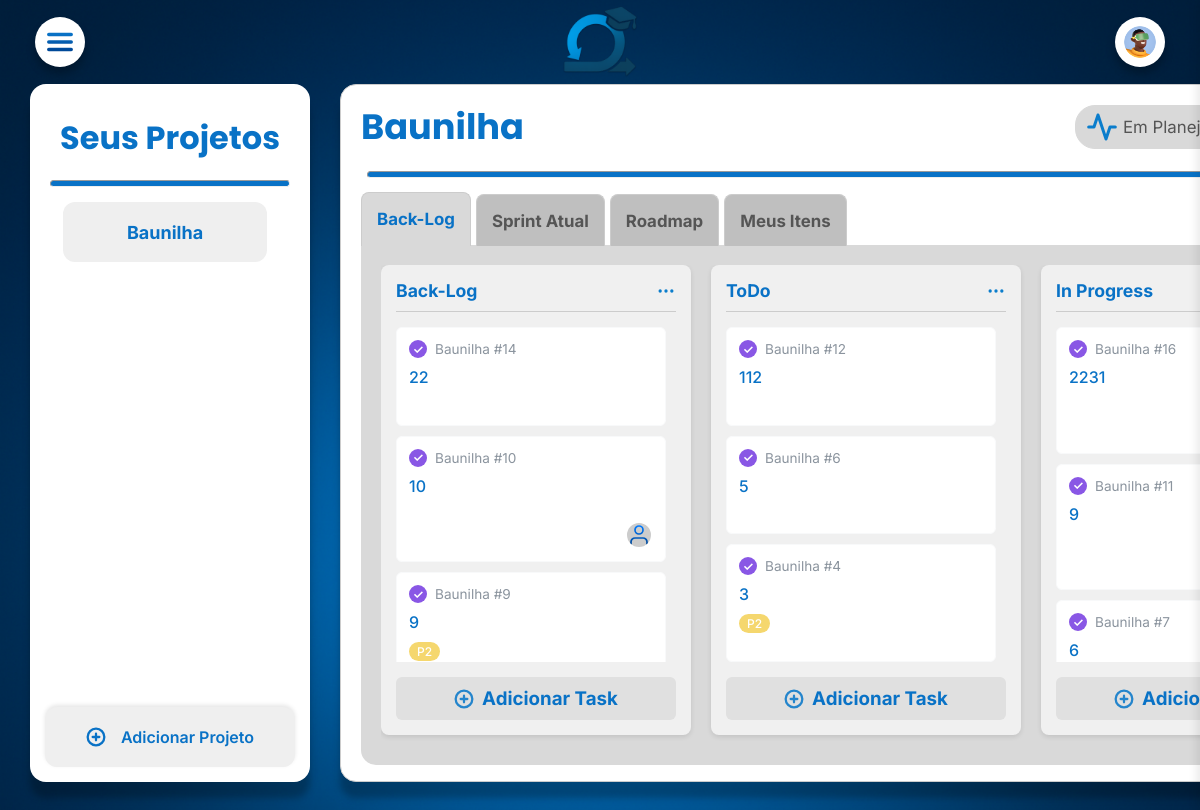
Before: /?projeto_id=2 (signed in) with the older database file.
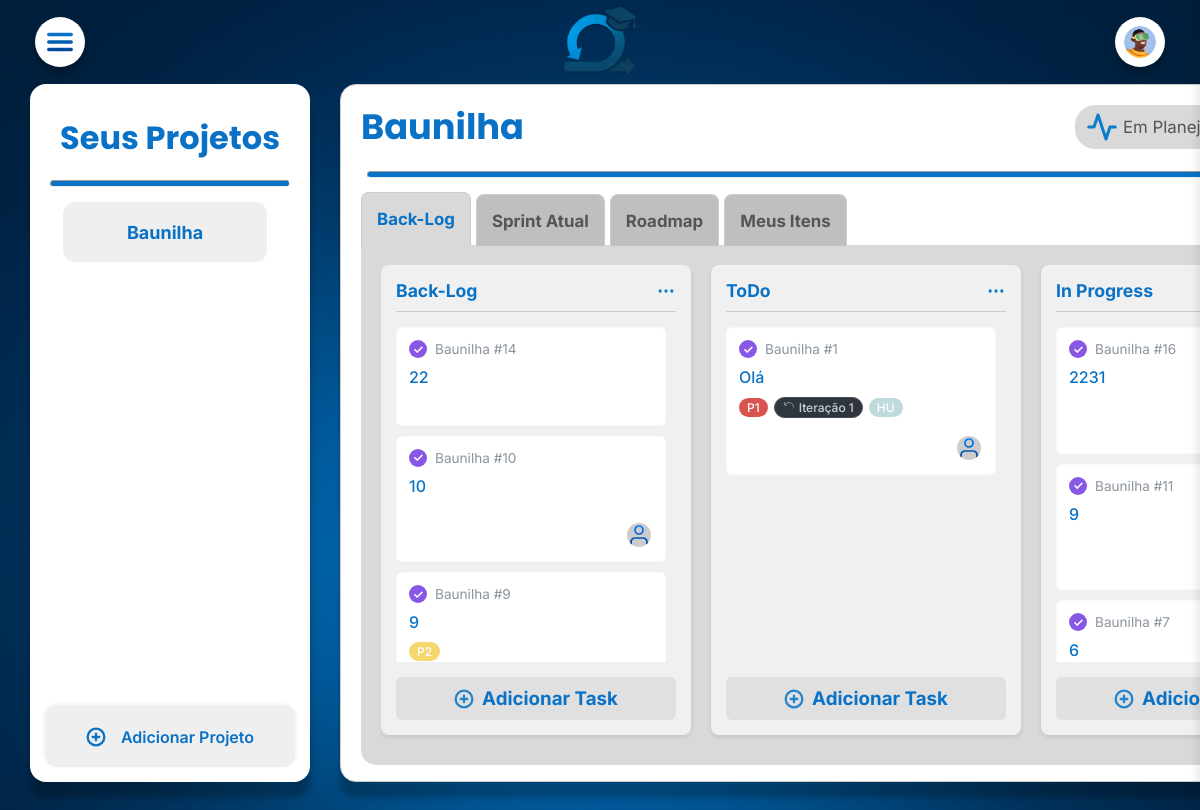
After: the same page with the newer database file.
### public/models.py (models this page shows, shortened)
class UsuarioPersonalizado(AbstractUser):
    USERNAME_FIELD = 'matricula'
    REQUIRED_FIELDS = ['email', 'username'] # 'email' e 'username' seriam campos obrigatórios ao criar superusuário.
    matricula = models.CharField(
        max_length=50,
        unique=True,
        blank=True, # Permite que seja vazio, dependendo de como você usa USERNAME_FIELD
        null=True,  # Permite que seja nulo no banco de dados
        help_text="Matrícula única do usuário."
    )
    nome_completo = models.CharField(
        max_length=255,
        blank=True,
        help_text="Nome completo do usuário."
    )
    TIPO_USUARIO_CHOICES = (
        ('aluno', 'Aluno'),
        ('professor', 'Professor'),
    )
    tipo_usuario = models.CharField(
        max_length=10,
        choices=TIPO_USUARIO_CHOICES,
        default='aluno',
        help_text="Define se o usuário é um aluno ou um professor."
    )
    avatar = models.CharField(
        max_length=255,
        blank=True,
        null=True,
        default='public/images/User.svg',
        help_text="Caminho para o arquivo de avatar do usuário."
    )
    class Meta:
        verbose_name = "Usuário Personalizado"
        verbose_name_plural = "Usuários Personalizados"

class Projeto(models.Model):
    nome = models.CharField(max_length=200)
    descricao = models.TextField(blank=True)
    data_criacao = models.DateTimeField(default=timezone.now)
    data_inicio = models.DateTimeField(null=True, blank=True)
    data_limite = models.DateTimeField(null=True, blank=True)
    data_ultima_atualizacao = models.DateTimeField(auto_now=True)
    iteration_duration = models.PositiveIntegerField(default=2)
    iteration_unit = models.CharField(max_length=10, default='weeks') # 'weeks' or 'days'
    status_update_text = models.TextField(blank=True, null=True, help_text="Texto da última atualização de status do projeto.")
    status = models.CharField(
        max_length=20,
        choices=StatusProjetoChoices.choices,
        default=StatusProjetoChoices.PLANEJAMENTO
    )
    responsavel = models.ForeignKey(
        'UsuarioPersonalizado',
        on_delete=models.PROTECT,
        related_name='projetos_responsavel'
    )
    participantes = models.ManyToManyField(
        'UsuarioPersonalizado',
        related_name='projetos_participante'
    )
    publico = models.BooleanField(default=True)
    ativo = models.BooleanField(default=True)
    versao = models.PositiveIntegerField(default=1)
    observacoes = models.TextField(blank=True, null=True)
    feedback_final = models.TextField(
        blank=True,
        null=True,
        help_text="Feedback final do professor sobre o projeto."
    )
    class Meta:
        verbose_name = 'Projeto'
        verbose_name_plural = 'Projetos'
        ordering = ['-data_criacao']

class Coluna(models.Model):
    nome = models.CharField(max_length=100)
    projeto = models.ForeignKey(Projeto, on_delete=models.CASCADE, related_name='colunas')
    ordem = models.PositiveIntegerField(default=0) # Para definir a ordem de exibição
    class Meta:
        ordering = ['ordem']

class Tarefa(models.Model):
    titulo = models.CharField(
        max_length=255
    )
    descricao = models.TextField(
        blank=True,
        null=True
    )
    numero_tarefa_projeto = models.PositiveIntegerField(
        editable=False,
        help_text="Número sequencial da tarefa dentro do projeto."
    )
    coluna = models.ForeignKey(Coluna,
        on_delete=models.CASCADE,
        related_name='tarefas',
        null=True)
    dificuldade = models.CharField(
        max_length=20,
        choices=NivelDificuldadeChoices.choices,
        blank=True,
        null=True
    )
    prioridade = models.ForeignKey(
        Prioridade,
        on_delete=models.SET_NULL,
        blank=True,
        null=True,
        related_name='tarefas'
    )
    tamanho = models.ForeignKey(
        Tamanho,
        on_delete=models.SET_NULL,
        blank=True,
        null=True,
        related_name='tarefas'
    )
    projeto = models.ForeignKey(
        Projeto,
        on_delete=models.CASCADE,
        related_name='tarefas'
    )
    responsaveis = models.ManyToManyField(
        settings.AUTH_USER_MODEL,
        related_name='tarefas_responsaveis',
        limit_choices_to={'tipo_usuario': 'aluno'},
        blank=True
    )
    tags = models.ManyToManyField(
        Tag,
        related_name='tarefas',
        blank=True
    )
    milestone = models.ForeignKey(
        Milestone,
        on_delete=models.SET_NULL,
        null=True, blank=True,
        related_name='tarefas'
    )
    relacionamentos = models.ManyToManyField(
        'self',
        blank=True,
        symmetrical=True
    )
    especificacoes = models.TextField(
        blank=True,
        null=True
    )
    sprint = models.ForeignKey(
        Sprint,
        on_delete=models.SET_NULL,
        null=True,
        blank=True,
        related_name='tarefas'
    )
    visibilidade = models.CharField(
        max_length=20,
        choices=TipoVisibilidadeChoices.choices,
        default=TipoVisibilidadeChoices.PUBLICA
    )
    nota = models.FloatField(
        null=True,
        blank=True
    )
    data_criacao = models.DateTimeField(
        default=timezone.now
    )
    data_atualizacao = models.DateTimeField(
        auto_now=True
    )
    class Meta:
        verbose_name = "Tarefa"
        verbose_name_plural = "Tarefas"
        ordering = ['coluna__ordem', '-data_criacao', 'titulo']

class Prioridade(models.Model):
    projeto = models.ForeignKey(Projeto, on_delete=models.CASCADE, related_name='prioridades')
    nome = models.CharField(max_length=100)
    descricao = models.TextField(blank=True, null=True)
    cor = models.CharField(max_length=7, default='#808080', help_text="Cor em formato hexadecimal, ex: #FF0000")
    ordem = models.PositiveIntegerField(default=0, help_text="Define a ordem de exibição da prioridade.")
    class Meta:
        verbose_name = "Prioridade"
        verbose_name_plural = "Prioridades"
        unique_together = ('projeto', 'nome')
        ordering = ['ordem','nome']

class Sprint(models.Model):
    nome = models.CharField(
        max_length=255
    )
    data_inicio = models.DateField(
        null=True,
        blank=True
    )
    data_fim = models.DateField(
        null=True,
        blank=True
    )
    projeto = models.ForeignKey(
        Projeto,
        on_delete=models.CASCADE,
        related_name='sprints'
    )
    class Meta:
        verbose_name = "Sprint"
        verbose_name_plural = "Sprints"
        ordering = ['data_inicio', 'nome']

class Tag(models.Model):
    nome = models.CharField(max_length=100)
    descricao = models.CharField(max_length=255, blank=True, null=True, help_text="Descrição opcional para a tag.")
    cor = models.CharField(max_length=7, default='#d73a4a', help_text="Cor em formato hexadecimal, ex: #d73a4a")
    projeto = models.ForeignKey(
        Projeto,
        on_delete=models.CASCADE,
        related_name='tags_do_projeto'
    )
    class Meta:
        verbose_name = "Tag"
        verbose_name_plural = "Tags"
        unique_together = ('nome', 'projeto')
        ordering = ['nome']

### public/views.py (the view)
# urls.py: path('', views.index, name='index'),
@login_required
def index(request):
    is_professor_check = request.user.is_authenticated and request.user.tipo_usuario == 'professor'
    if request.user.tipo_usuario == 'professor':
        projetos_visiveis = Projeto.objects.filter(
            Q(responsavel=request.user) | Q(participantes=request.user)
        ).distinct()
    else:
        projetos_visiveis = Projeto.objects.filter(
            Q(participantes=request.user) & Q(ativo=True)
        ).distinct()
    projetos_atuais = projetos_visiveis.order_by('nome')
    selected_project_id = request.GET.get('projeto_id')
    selected_project = None
    project_title = "Nenhum projeto selecionado"
    colunas = []
    sprint_atual = None
    colunas_sprint = []
    colunas_meus_itens = []  # Variá vel para as tarefas do usuário
    if selected_project_id:
        try:
            selected_project = get_object_or_404(
                projetos_visiveis, id=selected_project_id
            )
            project_title = selected_project.nome
            colunas = Coluna.objects.filter(projeto=selected_project).prefetch_related('tarefas').order_by('ordem')
            hoje = date.today()
            sprint_atual = Sprint.objects.filter(
                projeto=selected_project,
                data_inicio__lte=hoje,
                data_fim__gte=hoje
            ).first()
            if sprint_atual:
                tarefas_da_sprint_prefetch = Prefetch(
                    'tarefas',
                    queryset=Tarefa.objects.filter(sprint=sprint_atual)
                )
                colunas_sprint = Coluna.objects.filter(projeto=selected_project).prefetch_related(
                    tarefas_da_sprint_prefetch
                ).order_by('ordem')
            tarefas_do_usuario_prefetch = Prefetch(
                'tarefas',
                queryset=Tarefa.objects.filter(responsaveis=request.user).select_related(
                    'projeto', 'prioridade', 'tamanho', 'sprint'
                ).prefetch_related('tags', 'responsaveis')
            )
            colunas_meus_itens = Coluna.objects.filter(projeto=selected_project).prefetch_related(
                tarefas_do_usuario_prefetch
            ).order_by('ordem')
        except (ValueError, Projeto.DoesNotExist):
            messages.error(request, "ID do projeto inválido ou projeto não encontrado.")
            project_title = "Projeto inválido"
            selected_project = None
    context = {
        "is_professor": is_professor_check,
        "projetos_atuais": projetos_atuais,
        "selected_project": selected_project,
        "project_title": project_title,
        "colunas": colunas,
        "sprint_atual": sprint_atual,
        "colunas_sprint": colunas_sprint,
        "colunas_meus_itens": colunas_meus_itens,  # Adiciona ao contexto
    }
    return render(request, "public/pages/index.html", context=context)

### public/templates/public/pages/index.html (shortened to what this page needs)
{% extends "public/templates/main.html" %}
{% load static %}
{% block content %}
    {% include "public/templates/parts/header.html" %}
    <div class="main-container">
        {% include "public/templates/parts/abaProjetos.html" %}
        {% if selected_project %}
            {% include 'public/templates/parts/abaProjeto.html' %}
        {% endif %}
    </div>
{% endblock %}

### public/templates/public/templates/parts/header.html
{% load static %}
<header>
    <div class="header-content">
        <div class="menuButton">
            <img src="{% static 'public/images/Menu.svg' %}" alt="Menu">
        </div>
        <img class="logo1" alt="" src="{% static 'public/images/Learn Loop Logo.png' %}">
        <a href="{% url 'public:perfil' %}" style="text-decoration: none;">
            <div class="perfilButton">
                <img src="{% static user.avatar %}" alt="Perfil" style="width: 32px; height: 32px; border-radius: 50%;">
            </div>
        </a>
    </div>
</header>

### public/templates/public/templates/parts/abaProjetos.html
{% load static %}
<div class="aba-de-projetos-container">
    <div class="aba-de-projetos">
        <h1 class="titulo-projetos">Seus Projetos</h1>
        <hr class="linha-projetos">
        <div class="projetos-lista">
            {% for p in projetos_atuais %}
                <a href="{% url 'public:index' %}?projeto_id={{ p.id }}" class="projeto-link" style="text-decoration: none;">
                    {% include "public/templates/parts/projRec.html" %}
                </a>
            {% empty %}
                <p class="nenhum-projeto-mensagem">Nenhum projeto encontrado.</p>
            {% endfor %}
        </div>
        {% if is_professor %}
            <div class ="adicionar-projeto">
                <a href="javascript:void(0);" id="showAddProjectModalButton">
                    <img class="plus-icon" src="{% static 'public/images/Plus circle.svg' %}" alt="Adicionar Projeto">
                    <h4>Adicionar Projeto</h4>
                </a>
            </div>
        {% endif %}
    </div>
</div>

### public/templates/public/templates/parts/projRec.html
<div class="rectangle-div">
    <h4 class="projectName">{{ p.nome }}</h4>
</div>

### public/templates/public/templates/parts/projetoHeader.html (shortened to what this page needs)
{% load static %}
<div class="projeto-header">
    <h1 class="titulo-projeto">{{ project_title }}</h1>
    <div class="menu-icons">
        <div class="status-button">
            <img src="{% static 'public/images/Activity.svg' %}" alt="Status">
            {% if selected_project %}
                <h3>{{ selected_project.get_status_display }}</h3>
            {% else %}
                <h3>Status</h3>
            {% endif %}
        </div>
    </div>
</div>

### public/templates/public/templates/parts/colunas.html (shortened to what this page needs)
{% load static %}
<div class="columns-container">
    {% for coluna in colunas %}
        <div class="board-column" data-column-id="{{ coluna.id }}">
            <div class="column-header">
                <h3>{{ coluna.nome }}</h3>
                <img class="column-options-icon" src="{% static 'public/images/More horizontal.svg' %}" alt="Mais Opções">
            </div>
            {% include "public/templates/parts/tarefas.html" with coluna=coluna %}
            <div class="add-task-button">
                <img src="{% static 'public/images/Plus circle.svg' %}" alt="Adicionar Tarefa">
                <h3>Adicionar Task</h3>
            </div>
        </div>
    {% endfor %}
</div>

### public/templates/public/templates/parts/tarefas.html (shortened to what this page needs)
{% load static %}
<div class="tasks-list">
    {% for tarefa in coluna.tarefas.all %}
        <div class="task-card" data-task-id="{{ tarefa.id }}" draggable="true">
            <div class="task-card-header">
                <span class="task-card-project-icon">✓</span>
                <span class="task-card-project-name">{{ tarefa.projeto.nome }} #{{ tarefa.numero_tarefa_projeto }}</span>
            </div>
            <div class="task-card-title">
                {{ tarefa.titulo }}
            </div>
            <div class="task-card-meta">
                {% if tarefa.prioridade %}
                    <span class="meta-tag priority-tag-card" title="Prioridade: {{ tarefa.prioridade.nome }}" style="background-color: {{ tarefa.prioridade.cor }};">
                        {{ tarefa.prioridade.nome}}
                    </span>
                {% endif %}
                {% if tarefa.sprint %}
                    <span class="meta-tag sprint-tag-card" title="Iteração: {{ tarefa.sprint.nome }}">
                        <svg xmlns="http://www.w3.org/2000/svg" width="12" height="12" viewBox="0 0 24 24" fill="none" stroke="currentColor" stroke-width="2" stroke-linecap="round" stroke-linejoin="round"><path d="M21 12a9 9 0 0 0-9-9 9.75 9.75 0 0 0-6.74 2.74L3 8"/><path d="M3 3v5h5"/></svg>
                        {{ tarefa.sprint.nome }}
                    </span>
                {% endif %}
                {% for tag in tarefa.tags.all %}
                    {% if tag.cor|lower == '#ffffff' %}
                        <span class="meta-tag label-tag-card" title="Tag: {{ tag.nome }}" style="--tag-color: {{ tag.cor }}; --text-color: #000000;">
                            {{ tag.nome }}
                        </span>
                    {% else %}
                        <span class="meta-tag label-tag-card" title="Tag: {{ tag.nome }}" style="--tag-color: {{ tag.cor }};">
                            {{ tag.nome }}
                        </span>
                    {% endif %}
                {% endfor %}
            </div>
            <div class="task-card-footer">
                <div class="task-card-assignees">
                    {% for responsavel in tarefa.responsaveis.all %}
                        <img src="{% static responsavel.avatar %}" alt="{{ responsavel.nome_completo }}" class="avatar-img-task-card" title="{{ responsavel.nome_completo }}">
                    {% endfor %}
                </div>
            </div>
        </div>
    {% endfor %}
</div>

Changed rows visible on the page:
removed Tarefa: projeto.nome "Baunilha", numero_tarefa_projeto "12", titulo "112", shown under Coluna "ToDo"
changed Coluna "ToDo": loses Tarefa (projeto.nome "Baunilha", numero_tarefa_projeto "6", titulo "5"); loses Tarefa (projeto.nome "Baunilha", numero_tarefa_projeto "4", titulo "3", prioridade.nome "P2"); gains Tarefa (projeto.nome "Baunilha", numero_tarefa_projeto "1", titulo "Olá", prioridade.nome "P1", sprint.nome "Iteração 1", UsuarioPersonalizado (avatar (placeholder picture)))
now on this page (row unchanged): Tag: nome "HU"
